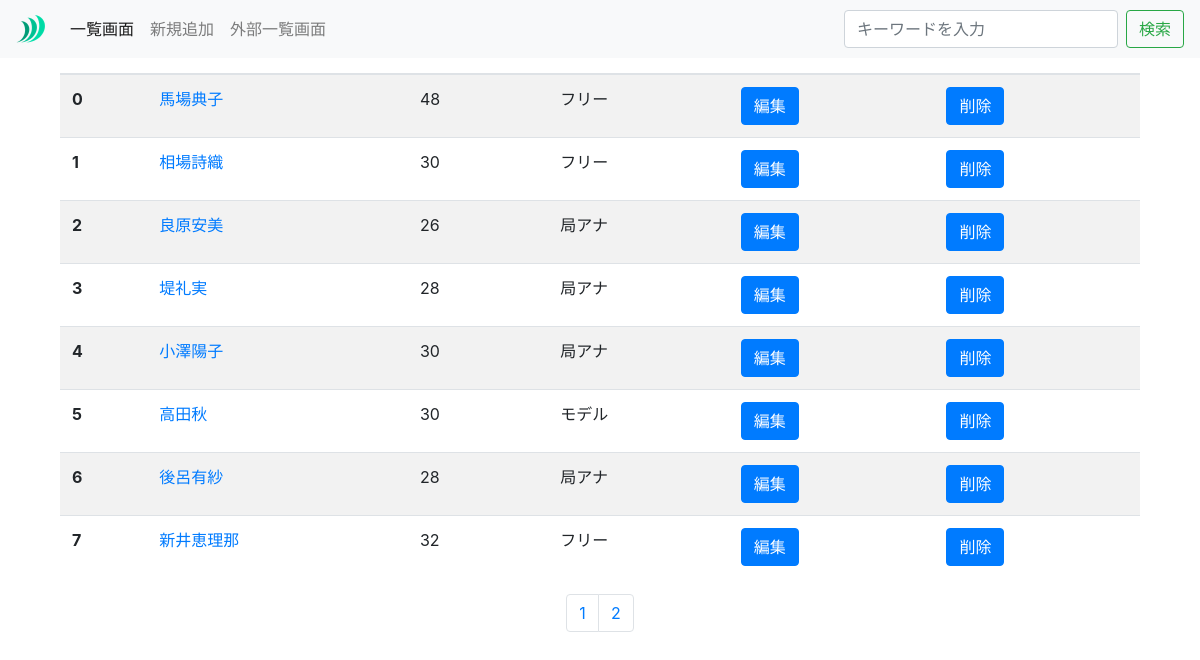
The app's page /admin/index.php with its own data.
### tables this page shows
CREATE TABLE `personaldata` (
  `id` int(11) UNSIGNED NOT NULL,
  `womanname` varchar(255) NOT NULL,
  `age` int(3) DEFAULT 0,
  `category` varchar(255) DEFAULT NULL,
  `birthday` varchar(10) DEFAULT NULL,
  `birthplace` varchar(10) DEFAULT NULL,
  `bloodtype` varchar(2) DEFAULT NULL,
  `height` int(3) DEFAULT 0,
  `notices` varchar(255) DEFAULT NULL,
  `picdata0` varchar(255) DEFAULT NULL,
  `picdata1` varchar(255) DEFAULT NULL,
  `picdata2` varchar(255) DEFAULT NULL,
  `created_at` timestamp NOT NULL DEFAULT current_timestamp(),
  `updated_at` timestamp NOT NULL DEFAULT current_timestamp() ON UPDATE current_timestamp()
);

### lib/connect.php (called while the page is built, shortened)
<?php
class connect
{
    public function __construct()
    {
        $dsn = "mysql:host=" . self::HOST . ";dbname=" . self::DB_NAME . ";charset=utf8mb4";
        try {
            $this->dbh = new PDO($dsn, self::USER, self::PASS);
        } catch (Exception $e) {
            exit($e->getMessage());
        }
    }
}

### lib/queryPersonalData.php (called while the page is built, shortened)
<?php
include __DIR__.'/personaldata.php';
class QueryPersonalData extends connect
{
    public function getAllData($page = 1, $limit = 8)
    {
        $pager = array('totalcnt' => null, 'persons' => null);
        $start = ($page - 1) * $limit;
        $limit=8;
        try
        {
            $stmt = $this->dbh->prepare("SELECT COUNT(*) as totalcnt FROM personaldata");
            $stmt->execute();
            $totalcnt= $stmt->fetch(PDO::FETCH_COLUMN);
            $stmt = $this->dbh->prepare("SELECT  * FROM personaldata LIMIT :start, :limit");
            $stmt->bindParam(':start', $start, PDO::PARAM_INT);
            $stmt->bindParam(':limit', $limit, PDO::PARAM_INT);
            $stmt->execute();
            $data = $this->setAllData($stmt->fetchAll(PDO::FETCH_ASSOC));
            $pager['totalcnt'] = $totalcnt;
            $pager['people'] = $data;
        }
        catch(Exception $ex)
        {
            return "DB:Error";
        }
        return $pager;
    }
    public function setAllData($resutls)
    {
        $tmp = array();
        foreach ($resutls as $result)
        {
            $pd = new PersonalData();
            $pd->setId($result["id"]);
            $pd->setName($result["womanname"]);
            $pd->setAge($result["age"]);
            $pd->setCategory($result["category"]);
            $pd->setBirthday($result["birthday"]);
            $pd->setBirthplace($result["birthplace"]);
            $pd->setBloodtype($result["bloodtype"]);
            $pd->setHeight($result["height"]);
            $pd->setNotices($result["notices"]);
            $pd->setPicdata0($result["picdata0"]);
            $pd->setPicdata1($result["picdata1"]);
            $pd->setPicdata2($result["picdata2"]);
            $tmp[] = $pd;
        }
        return  $tmp;
    }
}

### lib/personaldata.php (called while the page is built, shortened)
<?php
class PersonalData
{
    private $id=null;
    private $name = null;
    private $age = null;
    private $category = null;
    public function getId()
    {
        return $this->id;
    }
    public function getName()
    {
        return $this->name;
    }
    public function getAge()
    {
        return $this->age;
    }
    public function getCategory()
    {
        return $this->category;
    }
    public function setId($id)
    {
        $this->id=$id;
    }
    public function setName($name)
    {
        $this->name=$name;
    }
    public function setAge($age)
    {
        $this->age=$age;
    }
    public function setCategory($category)
    {
        $this->category=$category;
    }
}

### admin/index.php (the view, shortened to what this page needs)
<?php
include '../lib/connect.php';
include '../lib/queryPersonalData.php';
$limit=8;
$qpd=new QueryPersonalData();
$currentpage ="";
if(!empty($_GET['page']))
{
    $results = $qpd->getAllData($_GET['page']);
    $currentpage=$_GET['page'];
}
else
{
    $results = $qpd->getAllData(1);
}
?>
<!doctype html>
<html lang="ja">
<head>
    <link rel="stylesheet" href="https://stackpath.bootstrapcdn.com/bootstrap/4.3.1/css/bootstrap.min.css"
>
    <link rel="stylesheet" href="https://getbootstrap.com/docs/4.3/assets/css/docs.min.css">
</head>
<body>
    <?php include 'header.php';?>
    <div class="container padding-top: 50px;">
        <main>
            <div class="container-fluid mt-4">
                    <div class="table-responsive-md">
                        <table class="table table-hover table-striped text-nowrap">
                            <thead>
                                <tr>
                                    <th>#</th>
                                    <th>名前</th>
                                    <th>年齢</th>
                                    <th>所属</th>
                                    <th>編集</th>
                                    <th>削除</th>
                                </tr>
                            </thead>
                            <tbody>
                                <?php if(!empty($results["people"]))
                                {
                                    foreach($results["people"] as $key=>$result)
                                    {
                                        print '<tr>';
                                        print '<th>'.$key.'</th>';
                                        print '<td><a href="detail.php?id='.$result->getId().'">'.$result->getName().'</a></td>';
                                        print '<td>'.$result->getAge().'</td>';
                                        print '<td>'.$result->getCategory().'</td>';
                                        print '<td><a href="edit.php?id='.$result->getId().'" class="btn btn-primary btn-xs">編集</a></td>';
                                        print '<td><a href="" class="btn btn-primary btn-xs">削除</a></td>';
                                        print '</tr>';
                                    }
                                } ?>
                            </tbody>
                        </table>
                    </div>
                </div>
                <?php if(!empty($results["totalcnt"]) && intval($results["totalcnt"])>8)
                {
                    print '<nav class="mt-1 mb-4">';
                    print '<ul class="pagination d-flex justify-content-center">';
                    for ($i = 1; $i <= ceil(intval($results["totalcnt"]) / $limit); $i++)
                    {
                        if($i==$currentpage)
                        {
                            print '<li class="page-item active"><a class="page-link" href="index.php?page='.$i.'">'.$i.'</a></li>';
                        }
                        else
                        {
                            print '<li class="page-item"><a class="page-link" href="index.php?page='.$i.'">'.$i.'</a></li>';
                        }
                    }
                    print '</ul>';
                    print '</nav>';
                } ?>
            </div>
</body>
</html>

### admin/header.php (shortened to what this page needs)
<header>
<nav class="navbar fixed-top navbar-expand-lg navbar-light bg-light">
        <a class="navbar-brand" href="index.html"><img src="zunda_lab_pictonly_transparent_60x60.png" width="30"
                height="30" alt=""></a>
        <div class="collapse navbar-collapse" id="navbarSupportedContent">
            <ul class="navbar-nav mr-auto">
                <li class="nav-item active">
                    <a class="nav-link" href="index.php">一覧画面 <span class="sr-only">(current)</span></a>
                </li>
                <li class="nav-item">
                    <a class="nav-link" href="new.php">新規追加</a>
                </li>
                <li class="nav-item">
                    <a class="nav-link" href="../index.php">外部一覧画面</a>
                </li>
            </ul>
            <form class="form-inline my-2 my-lg-0">
                <input class="form-control mr-sm-2" type="search" placeholder="キーワードを入力">
                <button class="btn btn-outline-success my-2 my-sm-0" type="submit">検索</button>
            </form>
        </div>
    </nav>
</header>

### records on screen
personaldata: key "0", womanname "馬場典子", age "48", category "フリー"
personaldata: key "1", womanname "相場詩織", age "30", category "フリー"
personaldata: key "2", womanname "良原安美", age "26", category "局アナ"
personaldata: key "3", womanname "堤礼実", age "28", category "局アナ"
personaldata: key "4", womanname "小澤陽子", age "30", category "局アナ"
personaldata: key "5", womanname "高田秋", age "30", category "モデル"
personaldata: key "6", womanname "後呂有紗", age "28", category "局アナ"
personaldata: key "7", womanname "新井恵理那", age "32", category "フリー"
